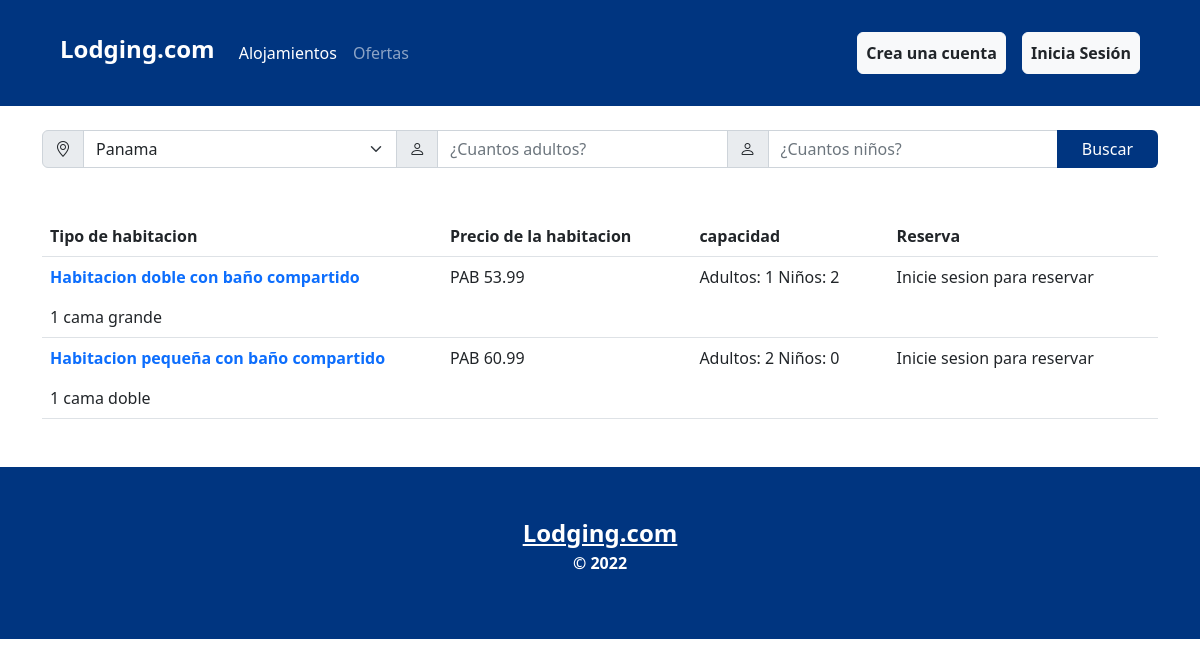
/Alojamientos/?op=disponibilidad&id=1, run on the app's committed database.
### tables this page shows
CREATE TABLE disponibilidad_habitacion(
	id INT AUTO_INCREMENT PRIMARY KEY,
    id_habitaciones INT,
    CONSTRAINT fk_id_habitaciones_disponibilidad FOREIGN KEY (id_habitaciones) REFERENCES habitaciones(id),
    adultos INT,
    ninos INT
);

CREATE TABLE habitaciones(
	id INT AUTO_INCREMENT PRIMARY KEY,
    id_alojamiento INT,
    CONSTRAINT fk_id_alojamiento_habitaciones FOREIGN KEY (id_alojamiento) REFERENCES alojamiento(id),
    nombre_habitacion VARCHAR(500),
    cama VARCHAR(500),
    precio VARCHAR(50)
);

### Alojamientos/Controller/controller.php (called while the page is built, shortened)
<?php
include 'model/Hotel.php';
class Controller
{
    private $Hotel;
    public function __construct()
    {
        $this->Hotel = new Hotel();
    }
    public function Disponibilidad()
    {
        $datos = new Hotel();
        $datos->idhabitacion = $_GET['id'];
        $resp = $this->Hotel->VerHabitaciones($datos);
        require('View/disponibilidad.php');
    }
}

### Alojamientos/Model/database.php (called while the page is built, shortened)
<?php
class DB
{
    public static function DBStart()
    {
        try {
            $pdo = new PDO('mysql:host=' . constant('DB_HOST') . ';dbname=' . constant('DB') . ';charset=utf8', '' . constant('DB_USER') . '', '' . constant('DB_PASS') . '');
            $pdo->setAttribute(PDO::ATTR_ERRMODE, PDO::ERRMODE_EXCEPTION);
            return $pdo;
        } catch (Exception $e) {
            die($e->getMessage());
        }
    }
}

### Alojamientos/Model/Hotel.php (called while the page is built, shortened)
<?php
class Hotel
{
    public $pdo;
    public function __construct()
    {
        try {
            $this->pdo = DB::DBStart();
        } catch (Exception $e) {
            die($e->getMessage());
        }
    }
    public function VerHabitaciones(hotel $data){
        try {
            $sql = "CALL sp_habitacion(?)";
            $stm = $this->pdo->prepare($sql);
            $stm->execute(
                array($data->idhabitacion)
            );
            return $stm->fetchAll(PDO::FETCH_OBJ);
        } catch (Exception $e) {
            die($e->getMessage());
        }
    }
}

### Alojamientos/View/disponibilidad.php (the view, shortened to what this page needs)
<!DOCTYPE html>
<html lang="es">
<head>
    <link rel="stylesheet" href="Public/Bootstrap/css/bootstrap.min.css">
    <link rel="stylesheet" href="https://cdn.jsdelivr.net/npm/bootstrap-icons@1.10.2/font/bootstrap-icons.css">
</head>
<body>
    <header>
        <?php
        require_once('Templates/header.php');
        ?>
    </header>
    <?php
    require_once('Templates/search.php');
    ?>
    <div class="container-md">
        <table class="table mt-5">
            <thead>
                <tr>
                    <th>Tipo de habitacion</th>
                    <th>Precio de la habitacion</th>
                    <th>capacidad</th>
                    <th>Reserva</th>
                </tr>
            </thead>
            <tbody>
                <?php foreach ($resp as $r) { ?>
                <tr>
                    <td width="400px"><p class="fw-bold text-primary"><?php echo $r->nombre_habitacion ?></p> <?php echo $r->cama ?></td>
                    <td><?php echo $r->precio ?></td>
                    <td>Adultos: <?php echo $r->adultos ?> Niños: <?php echo $r->ninos ?></td>
                    <td><?php if (isset($_SESSION['acceso'])) { ?><a href="./?op=guardarreserva&idh=<?php echo $r->id ?>" class="btn text-white fw-bold" style="background-color: #003580;">Reservar habitacion</a><?php } else { ?>Inicie sesion para reservar<?php } ?></td>
                </tr>
                <?php } ?>
            </tbody>
        </table>
    </div>
    <?php
    require('Templates/footer.php');
    ?>
</body>
</html>

### data on the page
disponibilidad_habitacion: id_habitaciones.nombre_habitacion "Habitacion doble con baño compartido", id_habitaciones.cama "1 cama grande", id_habitaciones.precio "PAB 53.99", adultos "1", ninos "2"
disponibilidad_habitacion: id_habitaciones.nombre_habitacion "Habitacion pequeña con baño compartido", id_habitaciones.cama "1 cama doble", id_habitaciones.precio "PAB 60.99", adultos "2", ninos "0"
